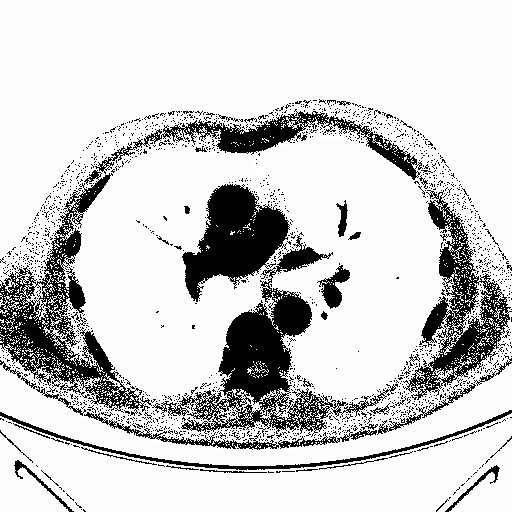
#> input picture data/2d_images/ID_0000_Z_0142.tif, 512 x 512 px; its folder holds only this picture in this run
$ jupyter execute --allow-errors '基于u-net的肺部分割demo.ipynb'   (shell and % lines are left out)
#> lines starting #> are read from the running program, lines starting #| are printed output that depends on the picture
## Import all the required Packages and library

[cell 1]
import os
import numpy as np # linear algebra
import pandas as pd # data processing, CSV file I/O (e.g. pd.read_csv)
import cv2
import matplotlib.pyplot as plt
from sklearn.model_selection import train_test_split
from keras.models import Model
from keras.layers import *
from keras.optimizers import Adam
from keras.regularizers import l2
from keras.preprocessing.image import ImageDataGenerator
import keras.backend as K
from keras.callbacks import LearningRateScheduler, ModelCheckpoint
from skimage.measure import label, regionprops
from skimage.morphology import disk

##  Image Path for loading the Images

[cell 2]
CurrentDirectory=os.getcwd()
imagePath = CurrentDirectory+'/data/2d_images/'
maskPath = CurrentDirectory+'/data/2d_masks/'
predictedMask=CurrentDirectory+'/Predicted Mask/'
overlay=CurrentDirectory+'/overlay/'
height, width = 128, 128
SEED=42

## Create the data vector of the Images

[cell 3]
all_images = [x for x in sorted(os.listdir(imagePath)) if x[-4:] == '.tif']

x_data = np.empty((len(all_images), height, width), dtype='float32')

for i, name in enumerate(all_images):
    im = cv2.imread(imagePath + name, cv2.IMREAD_UNCHANGED).astype("int16").astype('float32')
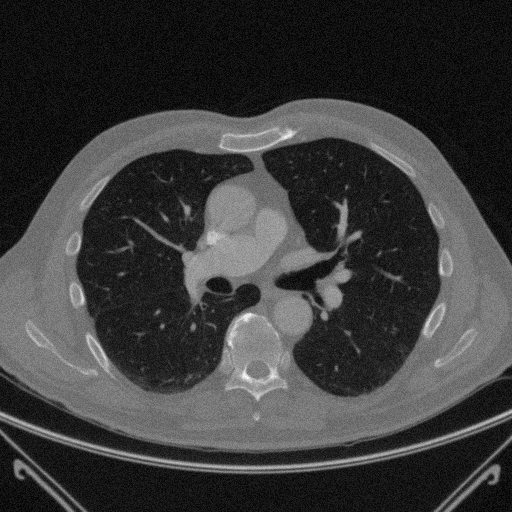
#> im: shape (512, 512) float32; min -932, max 1054, mean -466.2; drawn with min black and max white
    im = cv2.resize(im, dsize=(width, height), interpolation=cv2.INTER_LANCZOS4)
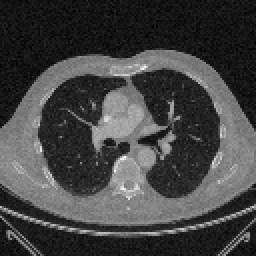
#> im: shape (128, 128) float32 (shown 2 times larger); min -959.1, max 903.7, mean -466.2; drawn with min black and max white
    im = (im - np.min(im)) / (np.max(im) - np.min(im))
    x_data[i] = im

y_data = np.empty((len(all_images), height, width), dtype='float32')
for i, name in enumerate(all_images):
    im = cv2.imread(maskPath + name, cv2.IMREAD_UNCHANGED).astype('float32')/255.
#> im: shape (512, 512) float32; min -3.65, max 4.13, mean -1.83
    im = cv2.resize(im, dsize=(width, height), interpolation=cv2.INTER_NEAREST)
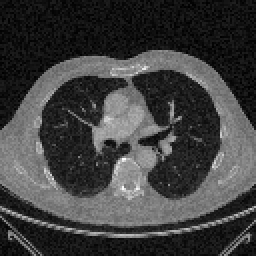
#> im: shape (128, 128) float32 (shown 2 times larger); min -3.65, max 3.67, mean -1.83; drawn with min black and max white
    y_data[i] = im

$ run again, on data/2d_images/ID_0004_Z_0066.tif
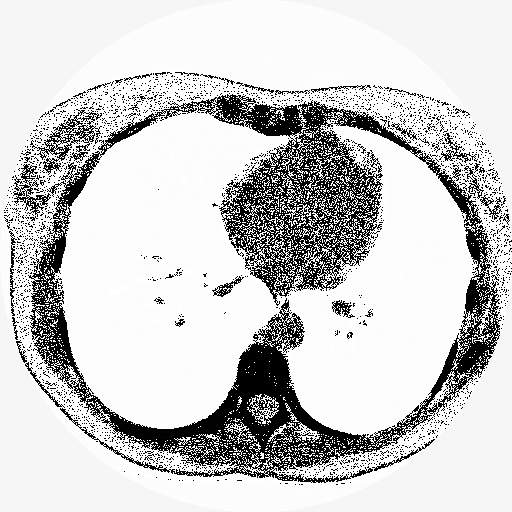
#> input picture data/2d_images/ID_0004_Z_0066.tif, 512 x 512 px
#> `im = cv2.resize(im, dsize=(width, height), interpolation=cv2.INTER_LAN..`:
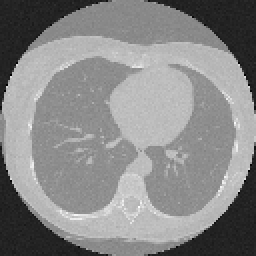
#> im: shape (128, 128) float32 (shown 2 times larger); min -3042.6, max 1099.7, mean -820.5; drawn with min black and max white
#> `im = cv2.resize(im, dsize=(width, height), interpolation=cv2.INTER_NEA..`:
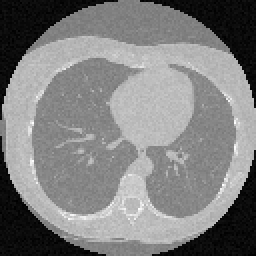
#> im: shape (128, 128) float32 (shown 2 times larger); min -10.26, max 3.78, mean -3.21; drawn with min black and max white

$ run again, on data/2d_images/ID_0005_Z_0066.tif
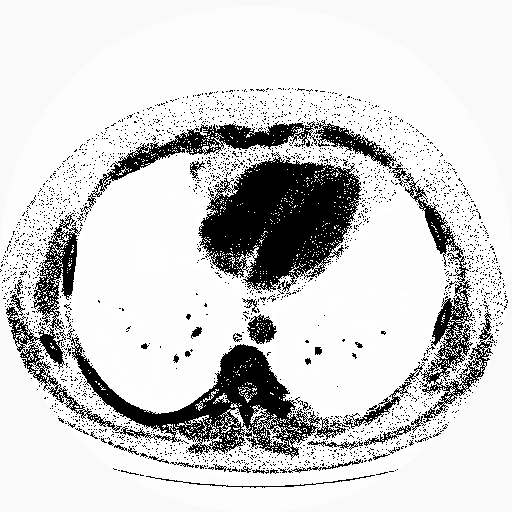
#> input picture data/2d_images/ID_0005_Z_0066.tif, 512 x 512 px
#> `im = cv2.resize(im, dsize=(width, height), interpolation=cv2.INTER_LAN..`:
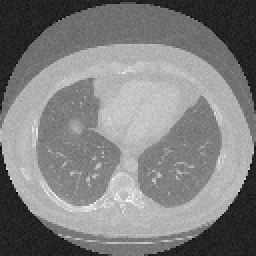
#> im: shape (128, 128) float32 (shown 2 times larger); min -2062.7, max 787.8, mean -627.9; drawn with min black and max white
#> `im = cv2.resize(im, dsize=(width, height), interpolation=cv2.INTER_NEA..`:
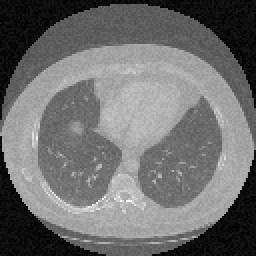
#> im: shape (128, 128) float32 (shown 2 times larger); min -7.07, max 3.5, mean -2.46; drawn with min black and max white

$ run again, on data/2d_images/ID_0006_Z_0206.tif
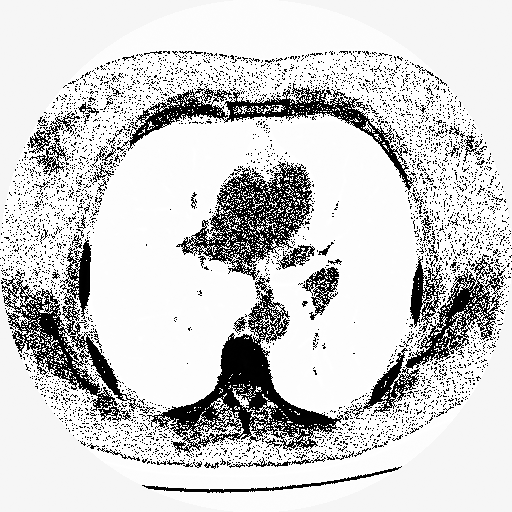
#> input picture data/2d_images/ID_0006_Z_0206.tif, 512 x 512 px
#> `im = cv2.resize(im, dsize=(width, height), interpolation=cv2.INTER_LAN..`:
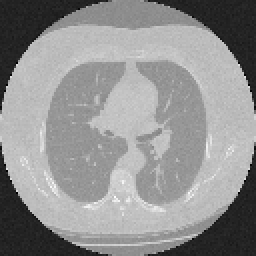
#> im: shape (128, 128) float32 (shown 2 times larger); min -3027.1, max 981.4, mean -741.3; drawn with min black and max white
#> `im = cv2.resize(im, dsize=(width, height), interpolation=cv2.INTER_NEA..`:
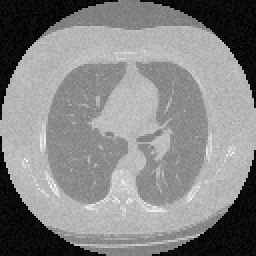
#> im: shape (128, 128) float32 (shown 2 times larger); min -10.26, max 3.75, mean -2.91; drawn with min black and max white

$ run again, on data/2d_images/ID_0001_Z_0146.tif
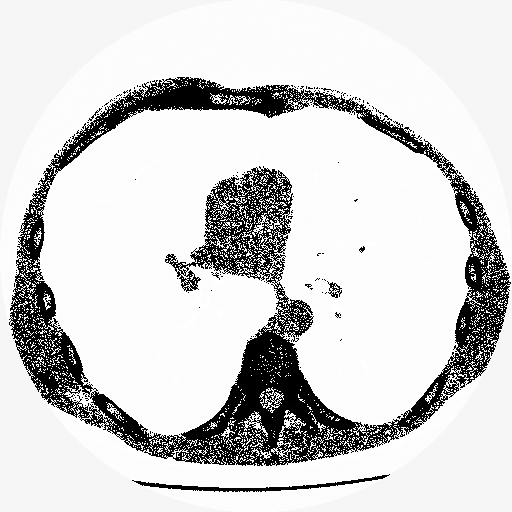
#> input picture data/2d_images/ID_0001_Z_0146.tif, 512 x 512 px
#> `im = cv2.resize(im, dsize=(width, height), interpolation=cv2.INTER_LAN..`:
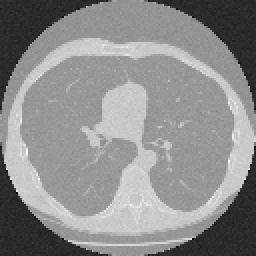
#> im: shape (128, 128) float32 (shown 2 times larger); min -3154.9, max 888.8, mean -923.4; drawn with min black and max white
#> `im = cv2.resize(im, dsize=(width, height), interpolation=cv2.INTER_NEA..`:
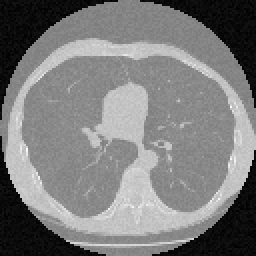
#> im: shape (128, 128) float32 (shown 2 times larger); min -10.26, max 3.32, mean -3.62; drawn with min black and max white
